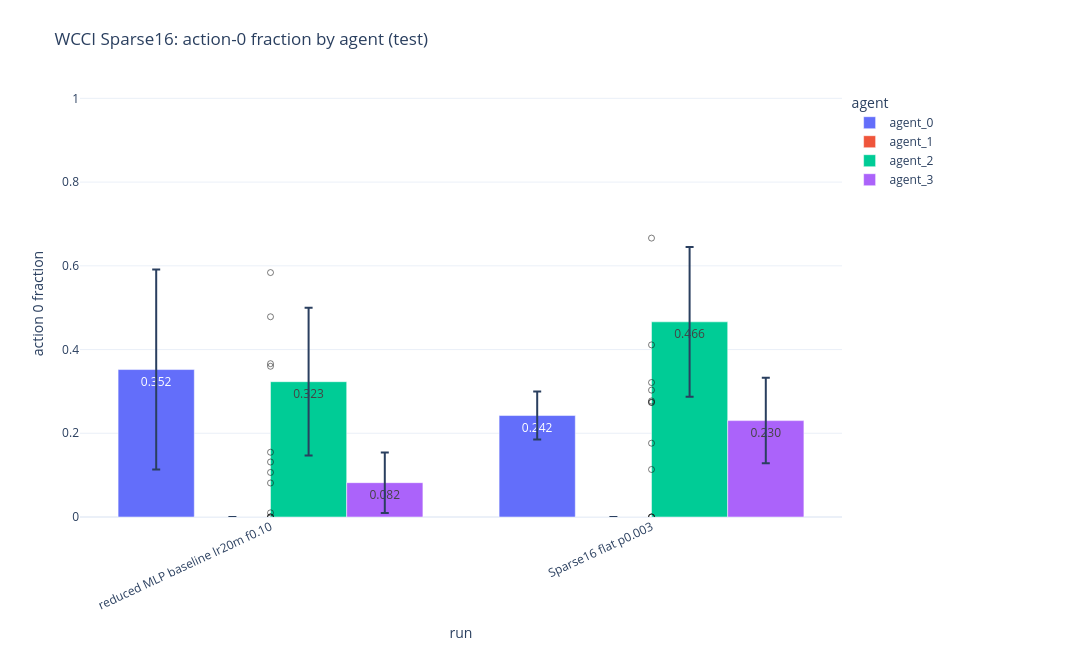
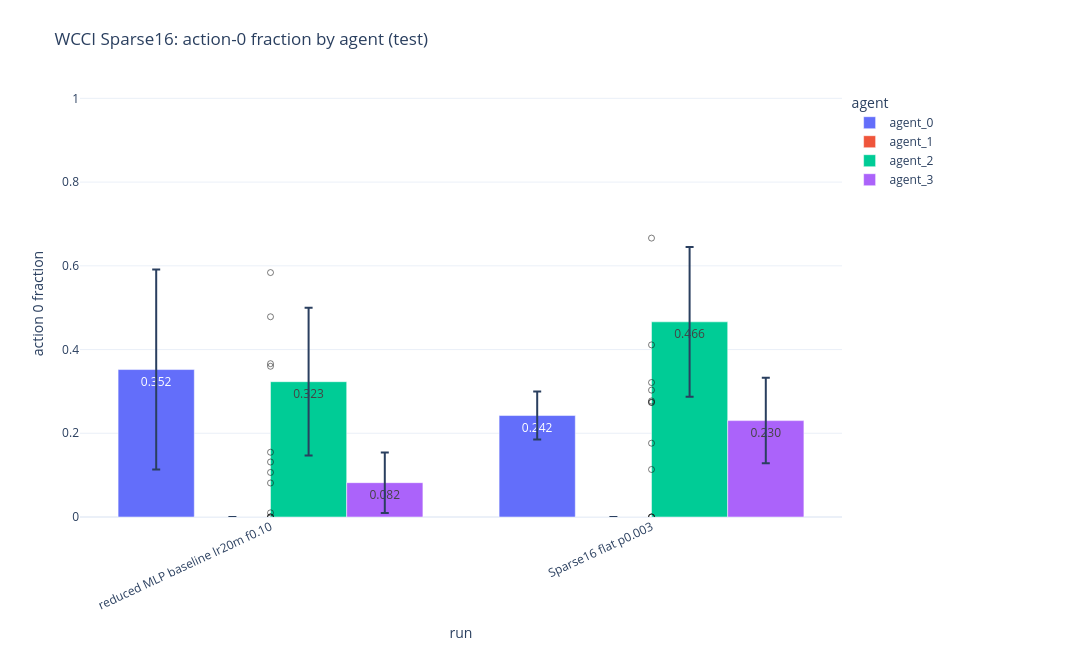

Notebook code cell kept with these figures, in order:
### Markdown cell above
## WCCI Sparse16

### Code cell
fig_action0_sparse16, action0_sparse16_rows, action0_sparse16_summary = plot_action0_by_agent(
    source_rows(action0_latest, "WCCI Sparse16"), WCCI_SPARSE16_RUNS,
    title=f"WCCI Sparse16: action-0 fraction by agent ({ACTION_METRIC_SOURCE})",
    save_name=f"wcci_sparse16_action0_{ACTION_METRIC_SOURCE}",
)
fig_action0_sparse16

### Figure 1 — Plotly figure (JSON) as saved in the notebook; plotly's stock layout.template omitted (floating-point values rounded to 4 significant figures)
{"data": [{"alignmentgroup": "True", "customdata": [["wcci_sparse16_flat_p003_72x576", "agent_0", 0.05722, 3, [0, 1, 2], [19989504]], ["wcci_reduced_mlp_baseline_72x576_lr20m_f010", "agent_0", 0.239, 3, [0, 1, 2], [59968512]]], "error_y": {"array": [0.05722, 0.239]}, "hovertemplate": "agent=%{customdata[1]}<br>run=%{x}<br>action 0 fraction=%{y:.4f}<br>text=%{text}<br>family=%{customdata[0]}<br>std_action0_fraction=%{customdata[2]:.4f}<br>n_seeds=%{customdata[3]}<br>seeds=%{customdata[4]}<br>selected_metric_steps=%{customdata[5]}<extra></extra>", "legendgroup": "agent_0", "marker": {"color": "#636efa", "pattern": {"shape": ""}}, "name": "agent_0", "offsetgroup": "agent_0", "orientation": "v", "showlegend": true, "text": ["0.242", "0.352"], "textposition": "auto", "type": "bar", "x": ["Sparse16 flat p0.003", "reduced MLP baseline lr20m f0.10"], "xaxis": "x", "y": [0.2424, 0.3522], "yaxis": "y"}, {"alignmentgroup": "True", "customdata": [["wcci_sparse16_flat_p003_72x576", "agent_1", 0, 3, [0, 1, 2], [19989504]], ["wcci_reduced_mlp_baseline_72x576_lr20m_f010", "agent_1", 0, 3, [0, 1, 2], [59968512]]], "error_y": {"array": [0.0, 0.0]}, "hovertemplate": "agent=%{customdata[1]}<br>run=%{x}<br>action 0 fraction=%{y:.4f}<br>text=%{text}<br>family=%{customdata[0]}<br>std_action0_fraction=%{customdata[2]:.4f}<br>n_seeds=%{customdata[3]}<br>seeds=%{customdata[4]}<br>selected_metric_steps=%{customdata[5]}<extra></extra>", "legendgroup": "agent_1", "marker": {"color": "#EF553B", "pattern": {"shape": ""}}, "name": "agent_1", "offsetgroup": "agent_1", "orientation": "v", "showlegend": true, "text": ["0.000", "0.000"], "textposition": "auto", "type": "bar", "x": ["Sparse16 flat p0.003", "reduced MLP baseline lr20m f0.10"], "xaxis": "x", "y": [0.0, 0.0], "yaxis": "y"}, {"alignmentgroup": "True", "customdata": [["wcci_sparse16_flat_p003_72x576", "agent_2", 0.1789, 3, [0, 1, 2], [19989504]], ["wcci_reduced_mlp_baseline_72x576_lr20m_f010", "agent_2", 0.1764, 3, [0, 1, 2], [59968512]]], "error_y": {"array": [0.1789, 0.1764]}, "hovertemplate": "agent=%{customdata[1]}<br>run=%{x}<br>action 0 fraction=%{y:.4f}<br>text=%{text}<br>family=%{customdata[0]}<br>std_action0_fraction=%{customdata[2]:.4f}<br>n_seeds=%{customdata[3]}<br>seeds=%{customdata[4]}<br>selected_metric_steps=%{customdata[5]}<extra></extra>", "legendgroup": "agent_2", "marker": {"color": "#00cc96", "pattern": {"shape": ""}}, "name": "agent_2", "offsetgroup": "agent_2", "orientation": "v", "showlegend": true, "text": ["0.466", "0.323"], "textposition": "auto", "type": "bar", "x": ["Sparse16 flat p0.003", "reduced MLP baseline lr20m f0.10"], "xaxis": "x", "y": [0.4662, 0.3232], "yaxis": "y"}, {"alignmentgroup": "True", "customdata": [["wcci_sparse16_flat_p003_72x576", "agent_3", 0.1021, 3, [0, 1, 2], [19989504]], ["wcci_reduced_mlp_baseline_72x576_lr20m_f010", "agent_3", 0.07236, 3, [0, 1, 2], [59968512]]], "error_y": {"array": [0.1021, 0.07236]}, "hovertemplate": "agent=%{customdata[1]}<br>run=%{x}<br>action 0 fraction=%{y:.4f}<br>text=%{text}<br>family=%{customdata[0]}<br>std_action0_fraction=%{customdata[2]:.4f}<br>n_seeds=%{customdata[3]}<br>seeds=%{customdata[4]}<br>selected_metric_steps=%{customdata[5]}<extra></extra>", "legendgroup": "agent_3", "marker": {"color": "#ab63fa", "pattern": {"shape": ""}}, "name": "agent_3", "offsetgroup": "agent_3", "orientation": "v", "showlegend": true, "text": ["0.230", "0.082"], "textposition": "auto", "type": "bar", "x": ["Sparse16 flat p0.003", "reduced MLP baseline lr20m f0.10"], "xaxis": "x", "y": [0.2302, 0.08198], "yaxis": "y"}, {"customdata": [["wcci_reduced_mlp_baseline_72x576_lr20m_f010_s0", "agent_0", 59968512], ["wcci_reduced_mlp_baseline_72x576_lr20m_f010_s0", "agent_1", 59968512], ["wcci_reduced_mlp_baseline_72x576_lr20m_f010_s0", "agent_2", 59968512], ["wcci_reduced_mlp_baseline_72x576_lr20m_f010_s0", "agent_3", 59968512], ["wcci_sparse16_flat_p003_72x576_s0", "agent_0", 19989504], ["wcci_sparse16_flat_p003_72x576_s0", "agent_1", 19989504], ["wcci_sparse16_flat_p003_72x576_s0", "agent_2", 19989504], ["wcci_sparse16_flat_p003_72x576_s0", "agent_3", 19989504]], "hovertemplate": "run=%{customdata[0]}<br>agent=%{customdata[1]}<br>step=%{customdata[2]}<br>action0=%{y:.4f}<extra></extra>", "marker": {"color": "rgba(20,20,20,0.55)", "size": 6, "symbol": "circle-open"}, "mode": "markers", "name": "seed 0", "showlegend": false, "type": "scatter", "x": ["reduced MLP baseline lr20m f0.10", "reduced MLP baseline lr20m f0.10", "reduced MLP baseline lr20m f0.10", "reduced MLP baseline lr20m f0.10", "Sparse16 flat p0.003", "Sparse16 flat p0.003", "Sparse16 flat p0.003", "Sparse16 flat p0.003"], "y": [0.3663, 0.0, 0.4783, 0.08128, 0.1763, 0.0, 0.6662, 0.1135]}, {"customdata": [["wcci_reduced_mlp_baseline_72x576_lr20m_f010_s1", "agent_0", 59968512], ["wcci_reduced_mlp_baseline_72x576_lr20m_f010_s1", "agent_1", 59968512], ["wcci_reduced_mlp_baseline_72x576_lr20m_f010_s1", "agent_2", 59968512], ["wcci_reduced_mlp_baseline_72x576_lr20m_f010_s1", "agent_3", 59968512], ["wcci_sparse16_flat_p003_72x576_s1", "agent_0", 19989504], ["wcci_sparse16_flat_p003_72x576_s1", "agent_1", 19989504], ["wcci_sparse16_flat_p003_72x576_s1", "agent_2", 19989504], ["wcci_sparse16_flat_p003_72x576_s1", "agent_3", 19989504]], "hovertemplate": "run=%{customdata[0]}<br>agent=%{customdata[1]}<br>step=%{customdata[2]}<br>action0=%{y:.4f}<extra></extra>", "marker": {"color": "rgba(20,20,20,0.55)", "size": 6, "symbol": "circle-open"}, "mode": "markers", "name": "seed 1", "showlegend": false, "type": "scatter", "x": ["reduced MLP baseline lr20m f0.10", "reduced MLP baseline lr20m f0.10", "reduced MLP baseline lr20m f0.10", "reduced MLP baseline lr20m f0.10", "Sparse16 flat p0.003", "Sparse16 flat p0.003", "Sparse16 flat p0.003", "Sparse16 flat p0.003"], "y": [0.5839, 0.0, 0.1313, 0.1547, 0.2735, 0.0, 0.3213, 0.3031]}, {"customdata": [["wcci_reduced_mlp_baseline_72x576_lr20m_f010_s2", "agent_0", 59968512], ["wcci_reduced_mlp_baseline_72x576_lr20m_f010_s2", "agent_1", 59968512], ["wcci_reduced_mlp_baseline_72x576_lr20m_f010_s2", "agent_2", 59968512], ["wcci_reduced_mlp_baseline_72x576_lr20m_f010_s2", "agent_3", 59968512], ["wcci_sparse16_flat_p003_72x576_s2", "agent_0", 19989504], ["wcci_sparse16_flat_p003_72x576_s2", "agent_1", 19989504], ["wcci_sparse16_flat_p003_72x576_s2", "agent_2", 19989504], ["wcci_sparse16_flat_p003_72x576_s2", "agent_3", 19989504]], "hovertemplate": "run=%{customdata[0]}<br>agent=%{customdata[1]}<br>step=%{customdata[2]}<br>action0=%{y:.4f}<extra></extra>", "marker": {"color": "rgba(20,20,20,0.55)", "size": 6, "symbol": "circle-open"}, "mode": "markers", "name": "seed 2", "showlegend": false, "type": "scatter", "x": ["reduced MLP baseline lr20m f0.10", "reduced MLP baseline lr20m f0.10", "reduced MLP baseline lr20m f0.10", "reduced MLP baseline lr20m f0.10", "Sparse16 flat p0.003", "Sparse16 flat p0.003", "Sparse16 flat p0.003", "Sparse16 flat p0.003"], "y": [0.1065, 0.0, 0.36, 0.009973, 0.2772, 0.0, 0.4111, 0.2741]}], "layout": {"barmode": "group", "height": 650, "legend": {"orientation": "v", "title": {"text": "agent"}, "tracegroupgap": 0, "x": 1.01, "xanchor": "left", "y": 1, "yanchor": "top"}, "margin": {"b": 120, "l": 80, "r": 250, "t": 90}, "title": {"text": "WCCI Sparse16: action-0 fraction by agent (test)"}, "width": 1450, "xaxis": {"anchor": "y", "categoryarray": ["reduced MLP baseline lr20m f0.10", "Sparse16 flat p0.003"], "categoryorder": "array", "domain": [0, 1], "tickangle": -25, "title": {"text": "run"}}, "yaxis": {"anchor": "x", "domain": [0, 1], "range": [0, 1.02], "title": {"text": "action 0 fraction"}}}}

### Figure 2 — Plotly figure (JSON) as saved in the notebook; plotly's stock layout.template omitted (floating-point values rounded to 4 significant figures)
{"data": [{"alignmentgroup": "True", "customdata": [["wcci_sparse16_flat_p003_72x576", "agent_0", 0.05722, 3, [0, 1, 2], [19989504]], ["wcci_reduced_mlp_baseline_72x576_lr20m_f010", "agent_0", 0.239, 3, [0, 1, 2], [59968512]]], "error_y": {"array": [0.05722, 0.239]}, "hovertemplate": "agent=%{customdata[1]}<br>run=%{x}<br>action 0 fraction=%{y:.4f}<br>text=%{text}<br>family=%{customdata[0]}<br>std_action0_fraction=%{customdata[2]:.4f}<br>n_seeds=%{customdata[3]}<br>seeds=%{customdata[4]}<br>selected_metric_steps=%{customdata[5]}<extra></extra>", "legendgroup": "agent_0", "marker": {"color": "#636efa", "pattern": {"shape": ""}}, "name": "agent_0", "offsetgroup": "agent_0", "orientation": "v", "showlegend": true, "text": ["0.242", "0.352"], "textposition": "auto", "type": "bar", "x": ["Sparse16 flat p0.003", "reduced MLP baseline lr20m f0.10"], "xaxis": "x", "y": [0.2424, 0.3522], "yaxis": "y"}, {"alignmentgroup": "True", "customdata": [["wcci_sparse16_flat_p003_72x576", "agent_1", 0, 3, [0, 1, 2], [19989504]], ["wcci_reduced_mlp_baseline_72x576_lr20m_f010", "agent_1", 0, 3, [0, 1, 2], [59968512]]], "error_y": {"array": [0.0, 0.0]}, "hovertemplate": "agent=%{customdata[1]}<br>run=%{x}<br>action 0 fraction=%{y:.4f}<br>text=%{text}<br>family=%{customdata[0]}<br>std_action0_fraction=%{customdata[2]:.4f}<br>n_seeds=%{customdata[3]}<br>seeds=%{customdata[4]}<br>selected_metric_steps=%{customdata[5]}<extra></extra>", "legendgroup": "agent_1", "marker": {"color": "#EF553B", "pattern": {"shape": ""}}, "name": "agent_1", "offsetgroup": "agent_1", "orientation": "v", "showlegend": true, "text": ["0.000", "0.000"], "textposition": "auto", "type": "bar", "x": ["Sparse16 flat p0.003", "reduced MLP baseline lr20m f0.10"], "xaxis": "x", "y": [0.0, 0.0], "yaxis": "y"}, {"alignmentgroup": "True", "customdata": [["wcci_sparse16_flat_p003_72x576", "agent_2", 0.1789, 3, [0, 1, 2], [19989504]], ["wcci_reduced_mlp_baseline_72x576_lr20m_f010", "agent_2", 0.1764, 3, [0, 1, 2], [59968512]]], "error_y": {"array": [0.1789, 0.1764]}, "hovertemplate": "agent=%{customdata[1]}<br>run=%{x}<br>action 0 fraction=%{y:.4f}<br>text=%{text}<br>family=%{customdata[0]}<br>std_action0_fraction=%{customdata[2]:.4f}<br>n_seeds=%{customdata[3]}<br>seeds=%{customdata[4]}<br>selected_metric_steps=%{customdata[5]}<extra></extra>", "legendgroup": "agent_2", "marker": {"color": "#00cc96", "pattern": {"shape": ""}}, "name": "agent_2", "offsetgroup": "agent_2", "orientation": "v", "showlegend": true, "text": ["0.466", "0.323"], "textposition": "auto", "type": "bar", "x": ["Sparse16 flat p0.003", "reduced MLP baseline lr20m f0.10"], "xaxis": "x", "y": [0.4662, 0.3232], "yaxis": "y"}, {"alignmentgroup": "True", "customdata": [["wcci_sparse16_flat_p003_72x576", "agent_3", 0.1021, 3, [0, 1, 2], [19989504]], ["wcci_reduced_mlp_baseline_72x576_lr20m_f010", "agent_3", 0.07236, 3, [0, 1, 2], [59968512]]], "error_y": {"array": [0.1021, 0.07236]}, "hovertemplate": "agent=%{customdata[1]}<br>run=%{x}<br>action 0 fraction=%{y:.4f}<br>text=%{text}<br>family=%{customdata[0]}<br>std_action0_fraction=%{customdata[2]:.4f}<br>n_seeds=%{customdata[3]}<br>seeds=%{customdata[4]}<br>selected_metric_steps=%{customdata[5]}<extra></extra>", "legendgroup": "agent_3", "marker": {"color": "#ab63fa", "pattern": {"shape": ""}}, "name": "agent_3", "offsetgroup": "agent_3", "orientation": "v", "showlegend": true, "text": ["0.230", "0.082"], "textposition": "auto", "type": "bar", "x": ["Sparse16 flat p0.003", "reduced MLP baseline lr20m f0.10"], "xaxis": "x", "y": [0.2302, 0.08198], "yaxis": "y"}, {"customdata": [["wcci_reduced_mlp_baseline_72x576_lr20m_f010_s0", "agent_0", 59968512], ["wcci_reduced_mlp_baseline_72x576_lr20m_f010_s0", "agent_1", 59968512], ["wcci_reduced_mlp_baseline_72x576_lr20m_f010_s0", "agent_2", 59968512], ["wcci_reduced_mlp_baseline_72x576_lr20m_f010_s0", "agent_3", 59968512], ["wcci_sparse16_flat_p003_72x576_s0", "agent_0", 19989504], ["wcci_sparse16_flat_p003_72x576_s0", "agent_1", 19989504], ["wcci_sparse16_flat_p003_72x576_s0", "agent_2", 19989504], ["wcci_sparse16_flat_p003_72x576_s0", "agent_3", 19989504]], "hovertemplate": "run=%{customdata[0]}<br>agent=%{customdata[1]}<br>step=%{customdata[2]}<br>action0=%{y:.4f}<extra></extra>", "marker": {"color": "rgba(20,20,20,0.55)", "size": 6, "symbol": "circle-open"}, "mode": "markers", "name": "seed 0", "showlegend": false, "type": "scatter", "x": ["reduced MLP baseline lr20m f0.10", "reduced MLP baseline lr20m f0.10", "reduced MLP baseline lr20m f0.10", "reduced MLP baseline lr20m f0.10", "Sparse16 flat p0.003", "Sparse16 flat p0.003", "Sparse16 flat p0.003", "Sparse16 flat p0.003"], "y": [0.3663, 0.0, 0.4783, 0.08128, 0.1763, 0.0, 0.6662, 0.1135]}, {"customdata": [["wcci_reduced_mlp_baseline_72x576_lr20m_f010_s1", "agent_0", 59968512], ["wcci_reduced_mlp_baseline_72x576_lr20m_f010_s1", "agent_1", 59968512], ["wcci_reduced_mlp_baseline_72x576_lr20m_f010_s1", "agent_2", 59968512], ["wcci_reduced_mlp_baseline_72x576_lr20m_f010_s1", "agent_3", 59968512], ["wcci_sparse16_flat_p003_72x576_s1", "agent_0", 19989504], ["wcci_sparse16_flat_p003_72x576_s1", "agent_1", 19989504], ["wcci_sparse16_flat_p003_72x576_s1", "agent_2", 19989504], ["wcci_sparse16_flat_p003_72x576_s1", "agent_3", 19989504]], "hovertemplate": "run=%{customdata[0]}<br>agent=%{customdata[1]}<br>step=%{customdata[2]}<br>action0=%{y:.4f}<extra></extra>", "marker": {"color": "rgba(20,20,20,0.55)", "size": 6, "symbol": "circle-open"}, "mode": "markers", "name": "seed 1", "showlegend": false, "type": "scatter", "x": ["reduced MLP baseline lr20m f0.10", "reduced MLP baseline lr20m f0.10", "reduced MLP baseline lr20m f0.10", "reduced MLP baseline lr20m f0.10", "Sparse16 flat p0.003", "Sparse16 flat p0.003", "Sparse16 flat p0.003", "Sparse16 flat p0.003"], "y": [0.5839, 0.0, 0.1313, 0.1547, 0.2735, 0.0, 0.3213, 0.3031]}, {"customdata": [["wcci_reduced_mlp_baseline_72x576_lr20m_f010_s2", "agent_0", 59968512], ["wcci_reduced_mlp_baseline_72x576_lr20m_f010_s2", "agent_1", 59968512], ["wcci_reduced_mlp_baseline_72x576_lr20m_f010_s2", "agent_2", 59968512], ["wcci_reduced_mlp_baseline_72x576_lr20m_f010_s2", "agent_3", 59968512], ["wcci_sparse16_flat_p003_72x576_s2", "agent_0", 19989504], ["wcci_sparse16_flat_p003_72x576_s2", "agent_1", 19989504], ["wcci_sparse16_flat_p003_72x576_s2", "agent_2", 19989504], ["wcci_sparse16_flat_p003_72x576_s2", "agent_3", 19989504]], "hovertemplate": "run=%{customdata[0]}<br>agent=%{customdata[1]}<br>step=%{customdata[2]}<br>action0=%{y:.4f}<extra></extra>", "marker": {"color": "rgba(20,20,20,0.55)", "size": 6, "symbol": "circle-open"}, "mode": "markers", "name": "seed 2", "showlegend": false, "type": "scatter", "x": ["reduced MLP baseline lr20m f0.10", "reduced MLP baseline lr20m f0.10", "reduced MLP baseline lr20m f0.10", "reduced MLP baseline lr20m f0.10", "Sparse16 flat p0.003", "Sparse16 flat p0.003", "Sparse16 flat p0.003", "Sparse16 flat p0.003"], "y": [0.1065, 0.0, 0.36, 0.009973, 0.2772, 0.0, 0.4111, 0.2741]}], "layout": {"barmode": "group", "height": 650, "legend": {"orientation": "v", "title": {"text": "agent"}, "tracegroupgap": 0, "x": 1.01, "xanchor": "left", "y": 1, "yanchor": "top"}, "margin": {"b": 120, "l": 80, "r": 250, "t": 90}, "title": {"text": "WCCI Sparse16: action-0 fraction by agent (test)"}, "width": 1450, "xaxis": {"anchor": "y", "categoryarray": ["reduced MLP baseline lr20m f0.10", "Sparse16 flat p0.003"], "categoryorder": "array", "domain": [0, 1], "tickangle": -25, "title": {"text": "run"}}, "yaxis": {"anchor": "x", "domain": [0, 1], "range": [0, 1.02], "title": {"text": "action 0 fraction"}}}}
